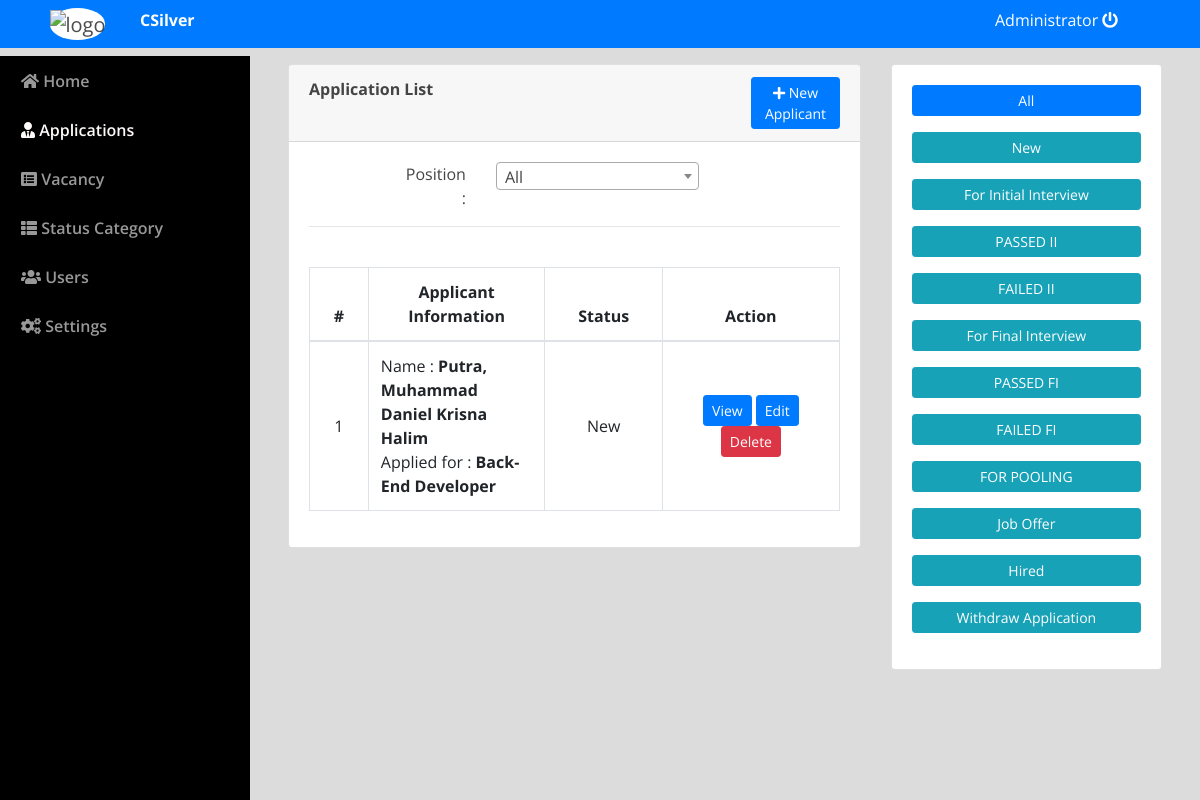
The page /admin/index.php?page=applications (signed in) on the database its author committed.
### tables this page shows
CREATE TABLE `application` (
  `id` int(30) NOT NULL,
  `firstname` varchar(100) NOT NULL,
  `middlename` varchar(100) NOT NULL,
  `lastname` varchar(100) NOT NULL,
  `gender` varchar(10) NOT NULL,
  `email` varchar(100) NOT NULL,
  `contact` varchar(50) NOT NULL,
  `address` text NOT NULL,
  `cover_letter` text NOT NULL,
  `position_id` int(30) NOT NULL,
  `resume_path` text NOT NULL,
  `process_id` tinyint(30) NOT NULL DEFAULT 0 COMMENT '0=for review\r\n',
  `date_created` datetime NOT NULL DEFAULT current_timestamp()
);

CREATE TABLE `vacancy` (
  `id` int(30) NOT NULL,
  `position` varchar(200) NOT NULL,
  `availability` int(30) NOT NULL,
  `description` text NOT NULL,
  `status` tinyint(1) NOT NULL DEFAULT 1,
  `date_created` datetime NOT NULL DEFAULT current_timestamp()
);

### admin/applications.php (the view, shortened to what this page needs)
<?php include('db_connect.php');?>
<div class="container-fluid">
    <div class="col-lg-12">
        <div class="row">
            <div class="col-lg-8">
                <div class="card">
                    <div class="card-header">
                        <div class="row">
                            <div class="col-lg-12">
                                <span>
                                    <large><b>Application List</b></large>
                                </span>
                                <button class="btn btn-sm btn-block btn-primary btn-sm col-md-2 float-right"
                                    type="button" id="new_application"><i class="fa fa-plus"></i> New Applicant</button>
                            </div>
                        </div>
                    </div>
                    <div class="card-body">
                        <div class="row">
                            <div class="col-lg-12">
                                <div class="row">
                                    <div class="col-md-2 offset-md-2 text-right">Position :</div>
                                    <div class="col-md-5">
                                    </div>
                                </div>
                            </div>
                        </div>
                        <hr><br>
                        <table class="table table-bordered table-hover">
                            <colgroup>
                                <col width="10%">
                                <col width="30%">
                                <col width="20%">
                                <col width="30%">
                            </colgroup>
                            <thead>
                                <tr>
                                    <th class="text-center">#</th>
                                    <th class="text-center">Applicant Information</th>
                                    <th class="text-center">Status</th>
                                    <th class="text-center">Action</th>
                                </tr>
                            </thead>
                            <tbody>
                                <?php
								$i = 1;
								$stats = $conn->query("SELECT * FROM recruitment_status order by id asc");
								$stat_arr[0] = "New";
								while ($row = $stats->fetch_assoc()) {
									$stat_arr[$row['id']] = $row['status_label'];
								}
								$awhere = '';
								$application = $conn->query("SELECT a.*,v.position FROM application a inner join vacancy v on v.id = a.position_id $awhere order by a.id asc");
								while($row=$application->fetch_assoc()):
								?>
                                <tr>
                                    <td class="text-center"><?php echo $i++ ?></td>
                                    <td class="">
                                        <p>Name :
                                            <b><?php echo ucwords($row['lastname'].', '.$row['firstname'].' '.$row['middlename']) ?></b>
                                        </p>
                                        <p>Applied for : <b><?php echo $row['position'] ?></b></p>
                                    </td>
                                    <td class="text-center">
                                        <?php echo $stat_arr[$row['process_id']] ?>
                                    </td>
                                    <td class="text-center">
                                        <button class="btn btn-sm btn-primary view_application" type="button"
                                            data-id="<?php echo $row['id'] ?>">View</button>
                                        <button class="btn btn-sm btn-primary edit_application" type="button"
                                            data-id="<?php echo $row['id'] ?>">Edit</button>
                                        <button class="btn btn-sm btn-danger delete_application" type="button"
                                            data-id="<?php echo $row['id'] ?>">Delete</button>
                                    </td>
                                </tr>
                                <?php endwhile; ?>
                            </tbody>
                        </table>
                    </div>
                </div>
            </div>
            <div class="col-lg-4">
                <div class="card">
                    <div class="card-body">
                        <div class="row">
                            <div class="col-md-12 form-group">
                                <button class="btn-block btn-sm btn filter_status" type="button"
                                    data-id="all">All</button>
                            </div>
                        </div>
                        <?php foreach ($stat_arr as $key => $value): ?>
                        <div class="row">
                            <div class="col-md-12 form-group">
                                <button class="btn-block btn-sm btn filter_status" type="button"
                                    data-id="<?php echo $key ?>"><?php echo $value ?></button>
                            </div>
                        </div>
                        <?php endforeach; ?>
                    </div>
                </div>
            </div>
        </div>
    </div>
</div>

### admin/assets/css/style.css (style rules this page uses)
body { font-family: "Open Sans", sans-serif; color: #444444; width: 100%; height: calc(100%); }

### admin/index.php (style rules this page uses)
body { background: #80808045; }

### admin/applications.php (style rules this page uses)
td { vertical-align: middle !important; }
td p { margin: unset }

### rows shown on the page
application: lastname+firstname+middlename "Putra, Muhammad Daniel Krisna Halim", vacancy.position "Back-End Developer", process "New"

### other values the page prints
$_SESSION['login_name'] "Administrator"
$value "New"
$value "For Initial Interview"
$value "PASSED II"
$value "FAILED II"
$value "For Final Interview"
$value "PASSED FI"
$value "FAILED FI"
$value "FOR POOLING"
$value "Job Offer"
$value "Hired"
$value "Withdraw Application"
